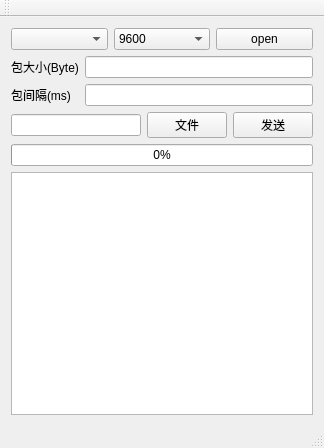
<?xml version="1.0" encoding="UTF-8"?>
<ui version="4.0">
 <class>SendFile</class>
 <widget class="QMainWindow" name="SendFile">
  <property name="geometry">
   <rect>
    <x>0</x>
    <y>0</y>
    <width>324</width>
    <height>448</height>
   </rect>
  </property>
  <property name="windowTitle">
   <string>SendFile</string>
  </property>
  <widget class="QWidget" name="centralWidget">
   <layout class="QVBoxLayout" name="verticalLayout">
    <item>
     <layout class="QHBoxLayout" name="horizontalLayout">
      <item>
       <widget class="QComboBox" name="cmb_com"/>
      </item>
      <item>
       <widget class="QComboBox" name="cmb_barate">
        <item>
         <property name="text">
          <string>9600</string>
         </property>
        </item>
        <item>
         <property name="text">
          <string>19200</string>
         </property>
        </item>
        <item>
         <property name="text">
          <string>38400</string>
         </property>
        </item>
        <item>
         <property name="text">
          <string>57600</string>
         </property>
        </item>
        <item>
         <property name="text">
          <string>115200</string>
         </property>
        </item>
        <item>
         <property name="text">
          <string>128000</string>
         </property>
        </item>
        <item>
         <property name="text">
          <string>230400</string>
         </property>
        </item>
        <item>
         <property name="text">
          <string>256000</string>
         </property>
        </item>
        <item>
         <property name="text">
          <string>460800</string>
         </property>
        </item>
        <item>
         <property name="text">
          <string>921600</string>
         </property>
        </item>
        <item>
         <property name="text">
          <string>2250000</string>
         </property>
        </item>
       </widget>
      </item>
      <item>
       <widget class="QPushButton" name="btn_open">
        <property name="text">
         <string>open</string>
        </property>
       </widget>
      </item>
     </layout>
    </item>
    <item>
     <layout class="QGridLayout" name="gridLayout">
      <item row="1" column="0">
       <widget class="QLabel" name="lb_pkrate">
        <property name="text">
         <string>包间隔(ms)</string>
        </property>
       </widget>
      </item>
      <item row="0" column="0">
       <widget class="QLabel" name="lb_pksize">
        <property name="text">
         <string>包大小(Byte)</string>
        </property>
       </widget>
      </item>
      <item row="1" column="1">
       <widget class="QLineEdit" name="le_pkrate"/>
      </item>
      <item row="0" column="1">
       <widget class="QLineEdit" name="le_pksize"/>
      </item>
     </layout>
    </item>
    <item>
     <layout class="QHBoxLayout" name="horizontalLayout_2">
      <item>
       <widget class="QLineEdit" name="le_filename"/>
      </item>
      <item>
       <widget class="QPushButton" name="btn_fileload">
        <property name="text">
         <string>文件</string>
        </property>
       </widget>
      </item>
      <item>
       <widget class="QPushButton" name="btn_filesend">
        <property name="text">
         <string>发送</string>
        </property>
       </widget>
      </item>
     </layout>
    </item>
    <item>
     <widget class="QProgressBar" name="pb_send">
      <property name="value">
       <number>0</number>
      </property>
     </widget>
    </item>
    <item>
     <widget class="QTextEdit" name="te_hexshow"/>
    </item>
   </layout>
  </widget>
  <widget class="QMenuBar" name="menuBar">
   <property name="geometry">
    <rect>
     <x>0</x>
     <y>0</y>
     <width>324</width>
     <height>23</height>
    </rect>
   </property>
  </widget>
  <widget class="QToolBar" name="mainToolBar">
   <attribute name="toolBarArea">
    <enum>TopToolBarArea</enum>
   </attribute>
   <attribute name="toolBarBreak">
    <bool>false</bool>
   </attribute>
  </widget>
  <widget class="QStatusBar" name="statusBar"/>
 </widget>
 <layoutdefault spacing="6" margin="11"/>
 <resources/>
 <connections/>
</ui>
